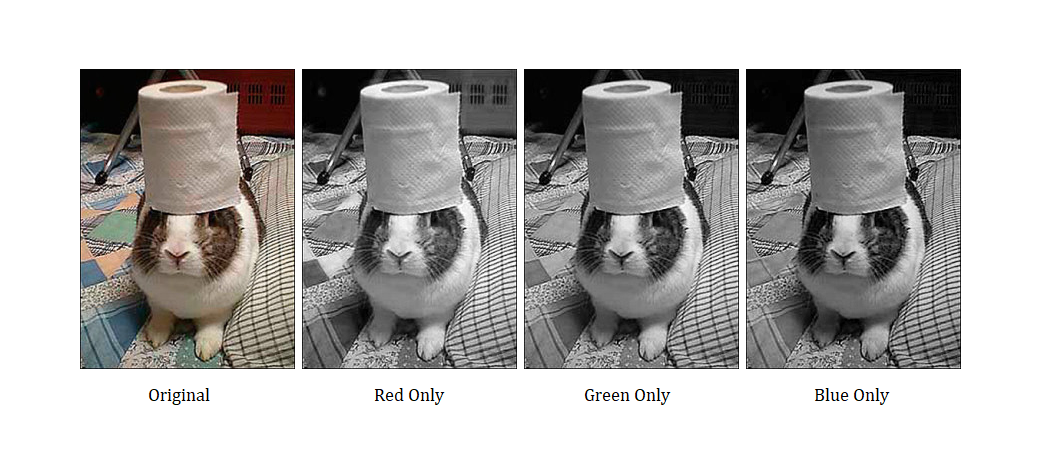
#> input picture images/RGB Split and Combined.png, 1050 x 460 px
$ jupyter execute --allow-errors Obj_detect_2_1.ipynb   (shell and % lines are left out)   (text cells are left out)
#> lines starting #> are read from the running program, lines starting #| are printed output that depends on the picture; pictures that were not available may be replaced by others from this repository, and a replacement may not be noted
[cell 1]
import imageai

[cell 2]
from imageai.Detection.Custom import DetectionModelTrainer # will tell you to upgrade to tf2.x, ignore as this won't work in 2.x

#> (a cell that did not finish here is left out)

[cell 4]
from imageai.Detection.Custom import CustomObjectDetection

#> (a cell that did not finish here is left out)

#> (a cell that did not finish here is left out)

#> (a cell that did not finish here is left out)

#> (a cell that did not finish here is left out)

[cell 9]
import cv2
import os
import glob
img_dir = "/content/drive/My Drive/Object Detection Final Project/obj_detect_2/toiletpaper/train/images" # train image directory
data_path = os.path.join(img_dir,'*g')
files = glob.glob(data_path)
data = []
for f1 in files:
    img = cv2.imread(f1)
#> img is the input picture: shape (460, 1050, 3); mean B, G, R 177.3, 178.7, 180.3
    data.append(img)

[cell 10]
### NEED TO RUN SEPARATELY OR ELSE I'D RUN OUT OF SPACE:

[cell 11]
B_list = []
G_list = []
R_list = []
for i in data:
  width, height, channels = i.shape # data[0] is one image: width, height, channels
  for j in range(width):
    for k in range(height):
      B_list.append(i[j][k][0])
#> this loop made 1 pass
#> (width, height, channels) on pass 1: (460, 1050, 3)
#> after the loop, B_list = 483000 items
      # G_list.append(i[j][k][1])
      # R_list.append(i[j][k][2])

[cell 12]
sum(B_list)/len(B_list)
#> Out = 177.3

[cell 13]
import numpy as np
B_list = np.array(B_list) # save space because RAM usage is shooting up

[cell 14]
for i in data:
  width, height, channels = i.shape # data[0] is one image: width, height, channels
  for j in range(width):
    for k in range(height):
      # B_list.append(i[j][k][0])
      G_list.append(i[j][k][1])
#> after the loop, G_list = 483000 items
      # R_list.append(i[j][k][2])

[cell 15]
G_list = np.array(G_list)

[cell 16]
for i in data:
  width, height, channels = i.shape # data[0] is one image: width, height, channels
  for j in range(width):
    for k in range(height):
      # B_list.append(i[j][k][0])
      # G_list.append(i[j][k][1])
      R_list.append(i[j][k][2])
#> after the loop, R_list = 483000 items

[cell 17]
R_list = np.array(R_list)

[cell 18]
import seaborn as sns

[cell 19]
sns.set(rc = {'figure.figsize':(12,10)})

#> (the rest of this cell did not finish here and is left out)

[cell 20]
import cv2
import os
import glob
img_dir = "/content/drive/My Drive/Object Detection Final Project/obj_detect_2/toiletpaper/train/images" # train image directory
data_path = os.path.join(img_dir,'*g')
files = glob.glob(data_path)
data = []
for f1 in files:
    img = cv2.imread(f1)
    data.append(img)

[cell 21]
wh_list = []
for i in data:
  wh_list.append((i.shape[0], i.shape[1])) # data[0] is one image: width, height, channels
#> this loop made 1 pass
#> after the loop, wh_list = [(460, 1050)]

[cell 22]
wh_list[:4]
#> Out = [(460, 1050)]

[cell 23]
import collections
size_count = collections.defaultdict(int)

[cell 24]
for i in wh_list:
  size_count[i] += 1
#> this loop made 1 pass
#> after the loop, size_count = {(460, 1050): 1}

[cell 25]
size_count
#> Out = {(460, 1050): 1}

[cell 26]
size_count = dict(size_count)
size_count
#> Out = {(460, 1050): 1}

[cell 27]
counts_list = list(size_count.items())
#> counts_list = [((460, 1050), 1)]
counts_list
#> Out = [((460, 1050), 1)]

[cell 28]
widths = [i[0][0] for i in counts_list]
#> widths = [460]
heights = [i[0][1] for i in counts_list]
#> heights = [1050]
counts = [i[1] for i in counts_list]
#> counts = [1]

[cell 29]
import seaborn as sns

[cell 30]
sns.set(rc = {'figure.figsize':(8,8)})

scatter_wh = sns.scatterplot(x = widths, y = heights, size = counts, palette = 'b', )

# scatter_wh.set_xticklabels(boxplot.get_xticklabels(), rotation = 90) # x-tick label info
scatter_wh.axes.set_title('Distribution of Image Sizes', fontsize = 19.5, pad = 10) # title info
scatter_wh.set_xlabel('Width', fontsize = 18, labelpad = 10) # xlabel info
scatter_wh.set_ylabel('Height', fontsize = 17.5, labelpad = 8) # ylabel info
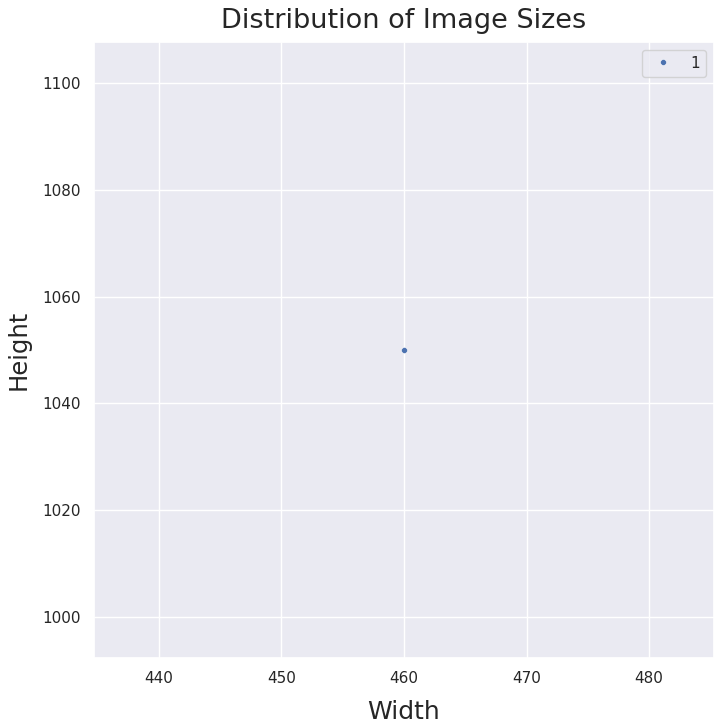
#> figure drawn by matplotlib, 1 panel

[cell 31]
import cv2
from matplotlib import pyplot as plt

img = cv2.imread('/content/drive/My Drive/Object Detection Final Project/obj_detect_2/toiletpaper/train/images/tp35.jpg',
                 cv2.IMREAD_GRAYSCALE)
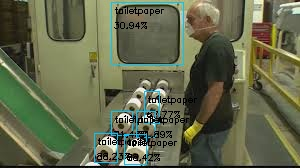
#> input picture images/results/tp96testedbefore.jpg, 300 x 168 px, given in place of tp35.jpg, which was not available
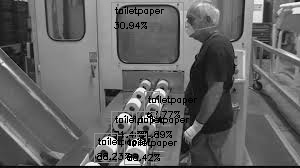
#> img: shape (168, 300); min 0, max 255, mean 99.3

[cell 32]
sns.set(rc = {'figure.figsize':(8,8)})

img_hist = sns.distplot(a = img.ravel(), bins = 256, kde = False, norm_hist = False, color = 'black')

# scatter_wh.set_xticklabels(boxplot.get_xticklabels(), rotation = 90) # x-tick label info
img_hist.axes.set_title('Histogram of Grayscale Image', fontsize = 19.5, pad = 10) # title info
img_hist.set_xlabel('Grayscale Intensity', fontsize = 18, labelpad = 10) # xlabel info
img_hist.set_ylabel('Frequency', fontsize = 17.5, labelpad = 8) # ylabel info
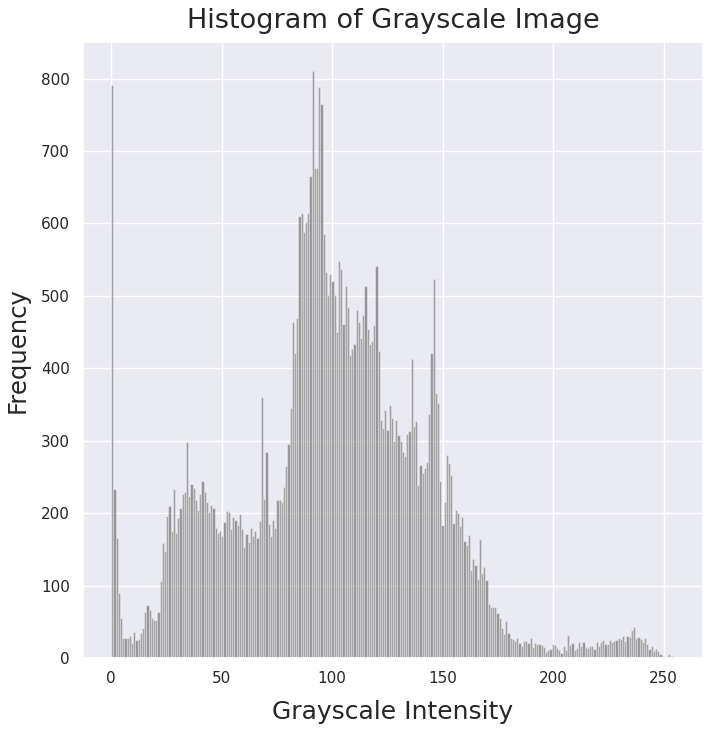
#> figure drawn by matplotlib, 1 panel; tallest bar 810 high, from x = 90.64 to 91.64

[cell 33]
import numpy as np

[cell 34]
import cv2
from google.colab.patches import cv2_imshow # cv2.imshow is disabled in google colab
img = cv2.imread('/content/drive/My Drive/Object Detection Final Project/obj_detect_2/toiletpaper/train/images/tp35.jpg',
                 cv2.IMREAD_COLOR)
#> img is the input picture: shape (168, 300, 3); mean B, G, R 76.4, 104, 99.1
cv2_imshow(img)
# cv2.waitKey(0)
# cv2.destroyAllWindows()

[cell 35]
img_ycrcb = cv2.cvtColor(img, cv2.COLOR_BGR2YCrCb)
#> img_ycrcb: shape (168, 300, 3); mean of channels 0, 1, 2 99.4, 127.8, 115

[cell 36]
cv2_imshow(img_ycrcb)

[cell 37]
img_ycrcb.shape
#> Out = (168, 300, 3)

[cell 38]
luma = img_ycrcb[:,:,0]
chroma_r = img_ycrcb[:,:,1]
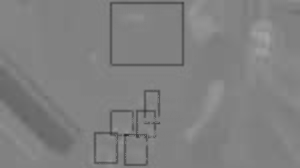
#> chroma_r: shape (168, 300); min 41, max 162, mean 127.8
chroma_b = img_ycrcb[:,:,2]
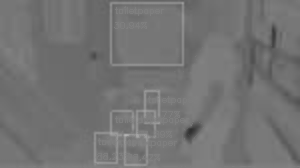
#> chroma_b: shape (168, 300); min 47, max 180, mean 115
